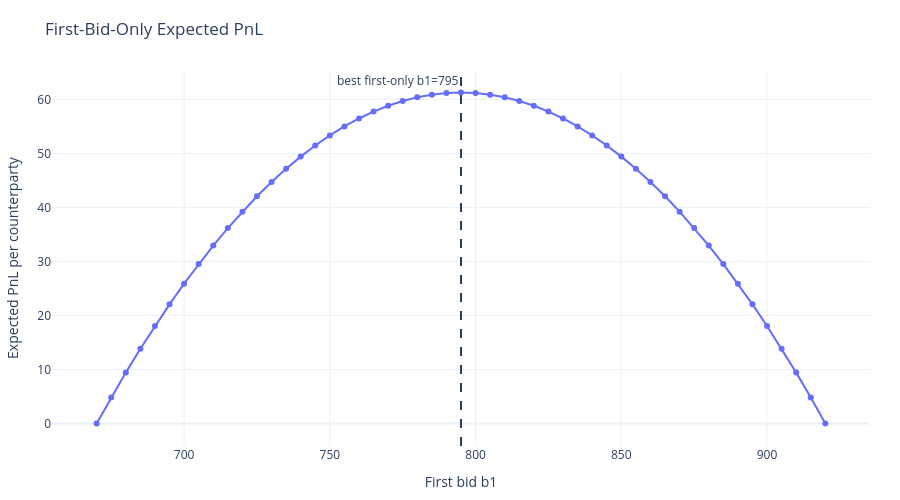

Notebook code cell kept with this figure:
### Markdown cell above
## 2. First bid benchmark

The first bid has no mean-field competition. It is only a margin-versus-fill tradeoff.

Because trade requires $b_1 > r$, a bid of 795 fills reserves up to 790, not 795.

### Code cell
def first_bid_only_pnl(b1):
    return np.where(b1 > reserve_grid, FAIR_VALUE - b1, 0.0).mean()


first_bid_df = pd.DataFrame({
    "b1": bid_grid,
    "first_bid_expected_pnl": [first_bid_only_pnl(b) for b in bid_grid],
})
best_first = first_bid_df.loc[first_bid_df["first_bid_expected_pnl"].idxmax()]
display(best_first)

fig = px.line(
    first_bid_df,
    x="b1",
    y="first_bid_expected_pnl",
    markers=True,
    hover_data={"b1": ":.0f", "first_bid_expected_pnl": ":.4f"},
)
fig.add_vline(
    x=best_first["b1"],
    line_dash="dash",
    annotation_text=f"best first-only b1={int(best_first['b1'])}",
    annotation_position="top left",
)
clean_fig(fig, "First-Bid-Only Expected PnL", "First bid b1", "Expected PnL per counterparty")
fig.show()

show_takeaway(
    "The peak is only a first-bid-only benchmark. In the joint game, a slightly higher b1 may be better "
    "because it avoids low-quality second-bid states and changes the population's b2 distribution."
)

### Figure 1 — Plotly figure (JSON) as saved in the notebook; plotly's stock layout.template omitted (floating-point values rounded to 4 significant figures)
{"data": [{"hovertemplate": "b1=%{x:.0f}<br>first_bid_expected_pnl=%{y:.4f}<extra></extra>", "legendgroup": "", "line": {"color": "#636efa", "dash": "solid"}, "marker": {"symbol": "circle"}, "mode": "lines+markers", "name": "", "orientation": "v", "showlegend": false, "type": "scatter", "x": [670, 675, 680, 685, 690, 695, 700, 705, 710, 715, 720, 725, 730, 735, 740, 745, 750, 755, 760, 765, 770, 775, 780, 785, 790, 795, 800, 805, 810, 815, 820, 825, 830, 835, 840, 845, 850, 855, 860, 865, 870, 875, 880, 885, 890, 895, 900, 905, 910, 915, 920], "xaxis": "x", "y": [0.0, 4.804, 9.412, 13.82, 18.04, 22.06, 25.88, 29.51, 32.94, 36.18, 39.22, 42.06, 44.71, 47.16, 49.41, 51.47, 53.33, 55.0, 56.47, 57.75, 58.82, 59.71, 60.39, 60.88, 61.18, 61.27, 61.18, 60.88, 60.39, 59.71, 58.82, 57.75, 56.47, 55.0, 53.33, 51.47, 49.41, 47.16, 44.71, 42.06, 39.22, 36.18, 32.94, 29.51, 25.88, 22.06, 18.04, 13.82, 9.412, 4.804, 0.0], "yaxis": "y"}], "layout": {"annotations": [{"showarrow": false, "text": "best first-only b1=795", "x": 795, "xanchor": "right", "xref": "x", "y": 1, "yanchor": "top", "yref": "y domain"}], "height": 500, "hovermode": "x unified", "legend": {"title": {"text": "Click legend items to toggle"}, "tracegroupgap": 0}, "margin": {"b": 50, "l": 50, "r": 30, "t": 70}, "shapes": [{"line": {"dash": "dash"}, "type": "line", "x0": 795, "x1": 795, "xref": "x", "y0": 0, "y1": 1, "yref": "y domain"}], "title": {"text": "First-Bid-Only Expected PnL"}, "xaxis": {"anchor": "y", "domain": [0, 1], "title": {"text": "First bid b1"}}, "yaxis": {"anchor": "x", "domain": [0, 1], "title": {"text": "Expected PnL per counterparty"}}}}
